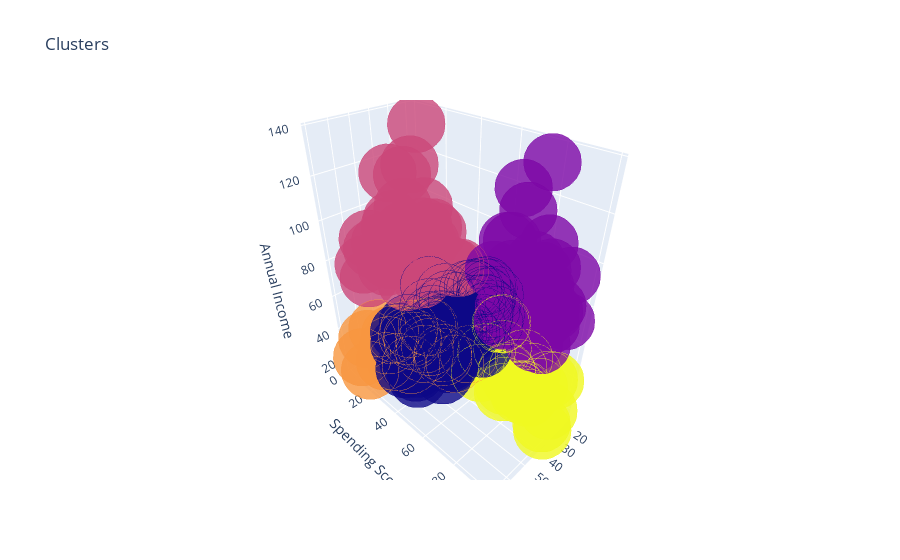

Notebook source saved alongside this figure:
### Code cell
plt.figure(figsize=(20,20))
df['label3'] =  labels3
trace1 = go.Scatter3d(
    x= df['Age'],
    y= df['Spending Score (1-100)'],
    z= df['Annual Income (k$)'],
    mode='markers',
     marker=dict(
        color = df['label3'], 
        size= 20,
        line=dict(
            color= df['label3'],
            width= 12
        ),
        opacity=0.8
     )
)
data = [trace1]
layout = go.Layout(
#     margin=dict(
#         l=0,
#         r=0,
#         b=0,
#         t=0
#     )
    title= 'Clusters',
    scene = dict(
            xaxis = dict(title  = 'Age'),
            yaxis = dict(title  = 'Spending Score'),
            zaxis = dict(title  = 'Annual Income')
        )
)
fig = go.Figure(data=data, layout=layout)
py.offline.iplot(fig)

### Figure 1 — Plotly figure (JSON) as saved in the notebook; plotly's stock layout.template omitted (floating-point values rounded to 4 significant figures; data arrays with more than 128 entries replaced by an {"elided": "..."} marker saying what was removed)
{"data": [{"marker": {"color": {"elided": "200 int values"}, "line": {"color": {"elided": "200 int values"}, "width": 12}, "opacity": 0.8, "size": 20}, "mode": "markers", "type": "scatter3d", "x": {"elided": "200 int values"}, "y": {"elided": "200 int values"}, "z": {"elided": "200 int values"}}], "layout": {"scene": {"xaxis": {"title": {"text": "Age"}}, "yaxis": {"title": {"text": "Spending Score"}}, "zaxis": {"title": {"text": "Annual Income"}}}, "title": {"text": "Clusters"}}}
